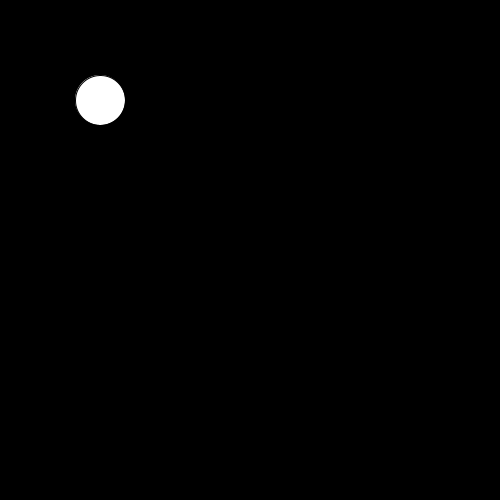
Frame 1 (no input)
Frame 60 (the mouse pressed at the canvas centre just before this capture): identical to frame 1, image omitted
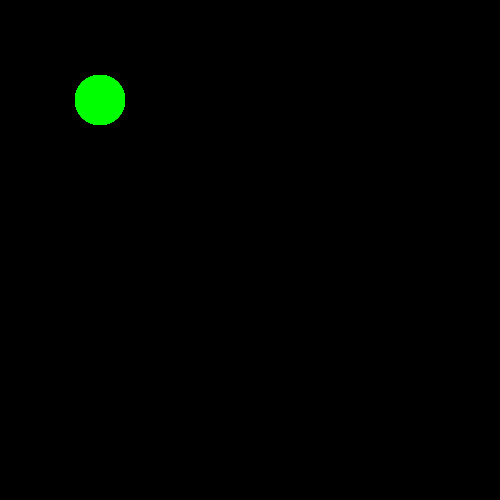
Frame 120 (the mouse held since frame 60 and released just before this capture)

The Processing sketch that drew these frames (run headless with seeded random() and noise(); from frame 60 on, the mouse is pressed at the canvas centre):

// Processing sketch: processing_58302
// ── processing_58302.pde


class Pelota{
    int posx_in, posy_in, radio_in;
    int bandera_rebote;
    int Col;
    int velocidad;
    Pelota(int posx,int posy,int radio){           
      ellipse(posx,posy,radio,radio);
      bandera_rebote=0;
      posx_in=posx;
      posy_in=posy;
      radio_in=radio;
      
    }
    void colorear(int Col){     
      fill(0,Col,0);
      ellipse(posx_in,posy_in,radio_in,radio_in);
    };
    void Mover(int velocidad,int dir){
      bandera_rebote=1;
      switch (dir){
        case 0:
          posx_in+=velocidad;
          posy_in+=0;
          break;
        case 1:
          posx_in-=velocidad;
          posy_in+=0;
          break;     
        case 2:
          posx_in+=0;
          posy_in+=velocidad;
          break;          
        case 3:
          posx_in+=0;
          posy_in-=velocidad;
          break;          
        case 4:
          posx_in+=velocidad;
          posy_in+=velocidad;
          break;        
        case 5:
          posx_in-=velocidad;
          posy_in+=velocidad;
          break;         
        case 6:
          posx_in-=velocidad;
          posy_in-=velocidad;
          break;  
        case 7:
          posx_in+=velocidad;
          posy_in-=velocidad;
          break;                
      }      
      ellipse(posx_in,posy_in,radio_in,radio_in);
    };
    void Parar(){
      bandera_rebote=0;
    };

}

Pelota Balon1;

void setup(){
  size(500,500);
  background(0);
  Balon1 = new Pelota(100,100,50);
  smooth();
  noStroke();
}

int cc=0,dir,Xneutro,Yneutro,Cuadrante;
float Rads,Theta,Relacion;

void draw(){     
  if (Balon1.bandera_rebote==1){
    Balon1.Mover(1,dir);
  }else{
    Balon1.Parar();
  }

  if (mousePressed==true){    
    if ((mouseX<Balon1.posx_in+Balon1.radio_in)&(mouseX>Balon1.posx_in-Balon1.radio_in)){
      if ((mouseY<Balon1.posy_in+Balon1.radio_in)&(mouseX>Balon1.posy_in-Balon1.radio_in)){
          Xneutro=mouseX - Balon1.posx_in;
          Yneutro=Balon1.posy_in-mouseY;
          
          if (Xneutro>0){
            if(Yneutro>0)
              Cuadrante=1;
            else
              Cuadrante=4;
          }else{
            if(Yneutro>0)
              Cuadrante=2;
            else
              Cuadrante=3;
          }
        
          Relacion = (float) Yneutro/Xneutro;
          Relacion = abs(Relacion);
          Rads = atan(Relacion);
          
          switch (Cuadrante){
            case 1:
              Theta = 0;
              break;
            case 2:
              Theta = 90;
              break;
            case 3:
              Theta = 180;
              break;
            case 4:
              Theta = 270;
              break;
          }          
          
          Theta += (180*Rads)/PI;          
          if ((Theta<=30)    |  (Theta>360-30))   dir=1;
          if ((Theta>30)     &  (Theta<=90-30))   dir=5;
          if ((Theta>90-30)  &  (Theta<=90+30))   dir=2;
          if ((Theta>90+30)  &  (Theta<=180-30))  dir=4;
          if ((Theta>180-30) &  (Theta<=180+30))  dir=0;
          if ((Theta>180+30) &  (Theta<=270-30))  dir=7;
          if ((Theta>270-30) &  (Theta<=270+30))  dir=3;
          if ((Theta>270+30) &  (Theta<=360-30))  dir=6;   
          println(Theta);       

          if (Balon1.bandera_rebote==1)
            Balon1.bandera_rebote=0;
          else
            Balon1.bandera_rebote=1;
            
            delay(200);
      } 
    }else{
      Balon1.colorear(cc);
      cc=cc+10;    
    }
  }
}
